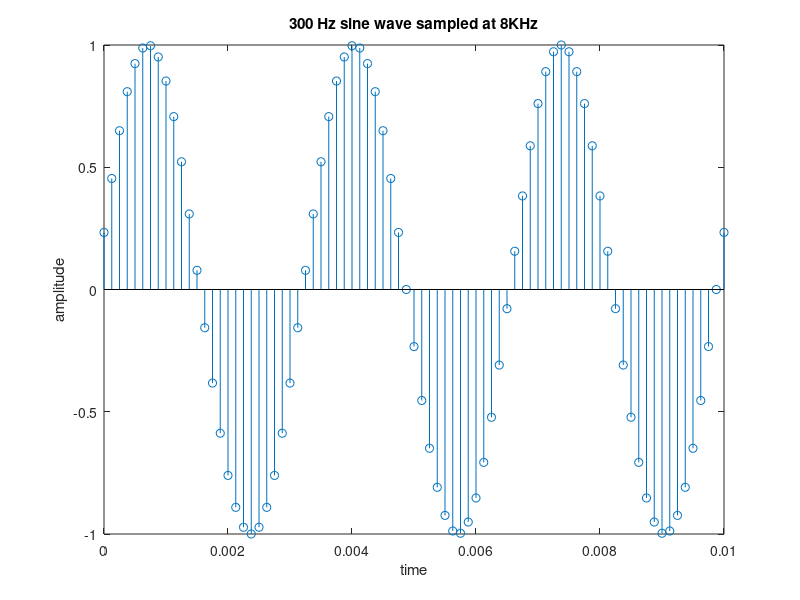
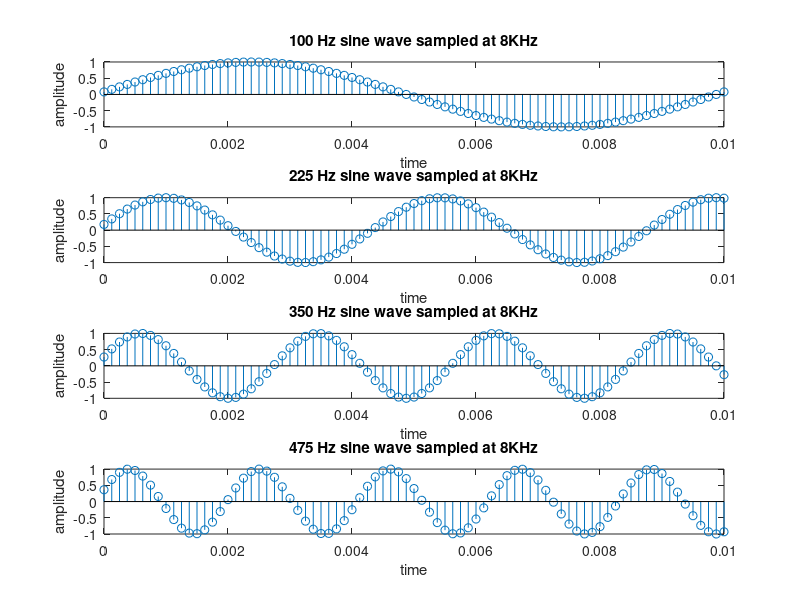
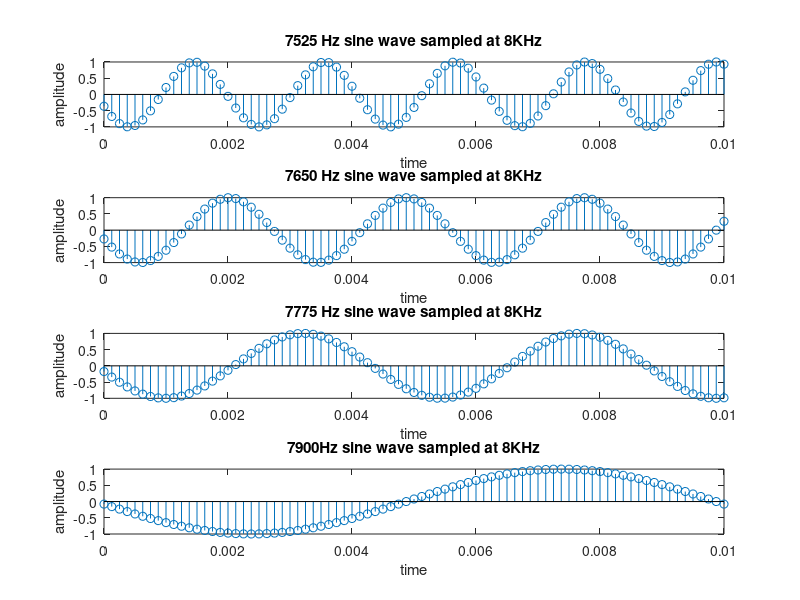
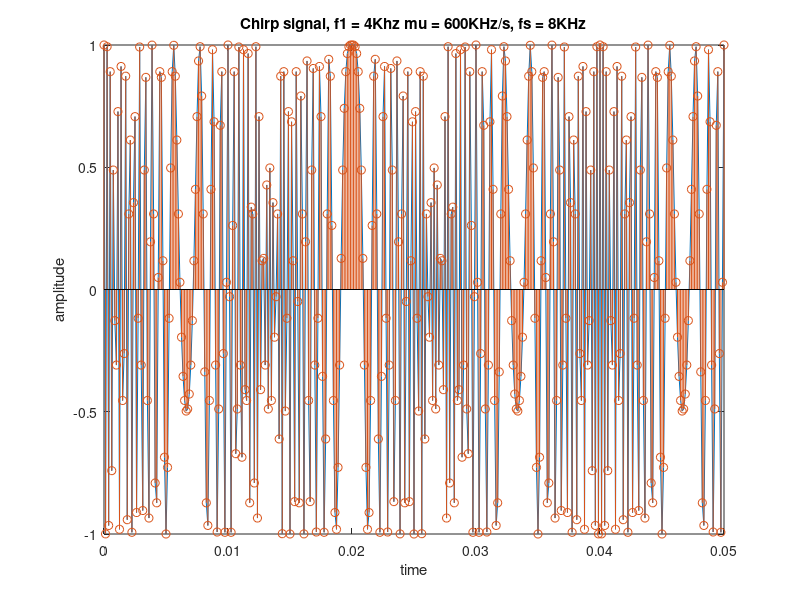

The MATLAB source for these figures, in order:
%% 
% Tyler Olivieri ESE531 DSP HW3

clc; clear;

% Aliasing sinusoids
% Plot simple sampled sine wave
fs = 8000;
f0 = 300;
T = 1/fs;
n_time = 0:T:.01;
for n=1:length(n_time)
    x_n(n) = sin(2*pi*(f0/fs)*n);
end

figure(1);
stem(n_time, x_n);
title('300 Hz sine wave sampled at 8KHz');
xlabel('time');
ylabel('amplitude');
print -depsc sin
%%
% (b)

% Plot a series of sinusoidal frequencies from 100Hz to 475Hz in steps of
% 125Hz

clc; clear;

fs = 8000;
f0 = 100:125:475;
T = 1/fs;
n_time = 0:T:.01;
for i = 1:length(f0)
    for n = 1:length(n_time)
        x_n(n,i) = sin(2*pi*(f0(i)/fs)*n);
    end
end

figure(2);
subplot(4,1,1)
stem(n_time, x_n(:,1));
title('100 Hz sine wave sampled at 8KHz');
xlabel('time');
ylabel('amplitude');
subplot(4,1,2)
stem(n_time, x_n(:,2));
title('225 Hz sine wave sampled at 8KHz');
xlabel('time');
ylabel('amplitude');
subplot(4,1,3)
stem(n_time, x_n(:,3));
title('350 Hz sine wave sampled at 8KHz');
xlabel('time');
ylabel('amplitude');
subplot(4,1,4)
stem(n_time, x_n(:,4));
title('475 Hz sine wave sampled at 8KHz');
xlabel('time');
ylabel('amplitude');
print -depsc sinnoalias

%%
% (c)

% same thing as (b) except vary frequency from 7525Hz to 7900Hz

clc; clear;

fs = 8000;
f0 = 7525:125:7900;
T = 1/fs;
n_time = 0:T:.01;
for i = 1:length(f0)
    for n = 1:length(n_time)
        x_n(n,i) = sin(2*pi*(f0(i)/fs)*n);
    end
end

figure(3);
subplot(4,1,1)
stem(n_time, x_n(:,1));
title('7525 Hz sine wave sampled at 8KHz');
xlabel('time');
ylabel('amplitude');
subplot(4,1,2)
stem(n_time, x_n(:,2));
title('7650 Hz sine wave sampled at 8KHz');
xlabel('time');
ylabel('amplitude');
subplot(4,1,3)
stem(n_time, x_n(:,3));
title('7775 Hz sine wave sampled at 8KHz');
xlabel('time');
ylabel('amplitude');
subplot(4,1,4)
stem(n_time, x_n(:,4));
title('7900Hz sine wave sampled at 8KHz');
xlabel('time');
ylabel('amplitude');
print -depsc sinalias

%%
%

% (d) vary frequencies from 32100 to 32475

clc; clear;

fs = 8000;
f0 = 32100:125:32475;
T = 1/fs;
n_time = 0:T:.01;
for i = 1:length(f0)
    for n = 1:length(n_time)
        x_n(n,i) = sin(2*pi*(f0(i)/fs)*n);
    end
end

figure(4);
subplot(4,1,1)
stem(n_time, x_n(:,1));
title('32100 Hz sine wave sampled at 8KHz');
xlabel('time');
ylabel('amplitude');
subplot(4,1,2)
stem(n_time, x_n(:,2));
title('32225 Hz sine wave sampled at 8KHz');
xlabel('time');
ylabel('amplitude');
subplot(4,1,3)
stem(n_time, x_n(:,3));
title('32350 Hz sine wave sampled at 8KHz');
xlabel('time');
ylabel('amplitude');
subplot(4,1,4)
stem(n_time, x_n(:,4));
title('32475 Hz sine wave sampled at 8KHz');
xlabel('time');
ylabel('amplitude');

%%
% Aliasing a chirp signal (linear frequency modulated)

clc;clear;

fs = 8000;
T = 1/fs;
time = 0:T:.05;
f1 = 4000;
mu = 600000;

% If total time duration of the chirp is 50ms, determine the frequency
% range that is covered by the chirp
% instantaneous frequency found by taking derivative
f_start = mu*0 + 4000;
f_end = mu*.05 + 4000;
f_total = f_end - f_start;

for i = 1:length(time)
    c_n(i) = cos(pi*mu*(time(i)^2) + 2*pi*f1*time(i));
end

figure(5);
plot(time, c_n);
hold on
stem(time, c_n);
title('Chirp signal, f1 = 4Khz mu = 600KHz/s, fs = 8KHz');
xlabel('time');
ylabel('amplitude');
print -depsc chirpalias

%%
% Being lazy and copy pasta lol

clc;clear;

fs = 70000;
T = 1/fs;
time = 0:T:.05;
f1 = 4000;
mu = 600000;

% If total time duration of the chirp is 50ms, determine the frequency
% range that is covered by the chirp
% instantaneous frequency found by taking derivative
f_start = mu*0 + 4000;
f_end = mu*.05 + 4000;
f_total = f_end - f_start;

for i = 1:length(time)
    c_n(i) = cos(pi*mu*(time(i)^2) + 2*pi*f1*time(i));
end

figure(6);
plot(time, c_n);
hold on
stem(time, c_n);
title('Chirp signal, f1 = 4Khz mu = 600KHz/s, fs = 70KHz');
xlabel('time');
ylabel('amplitude');
print -depsc chirp